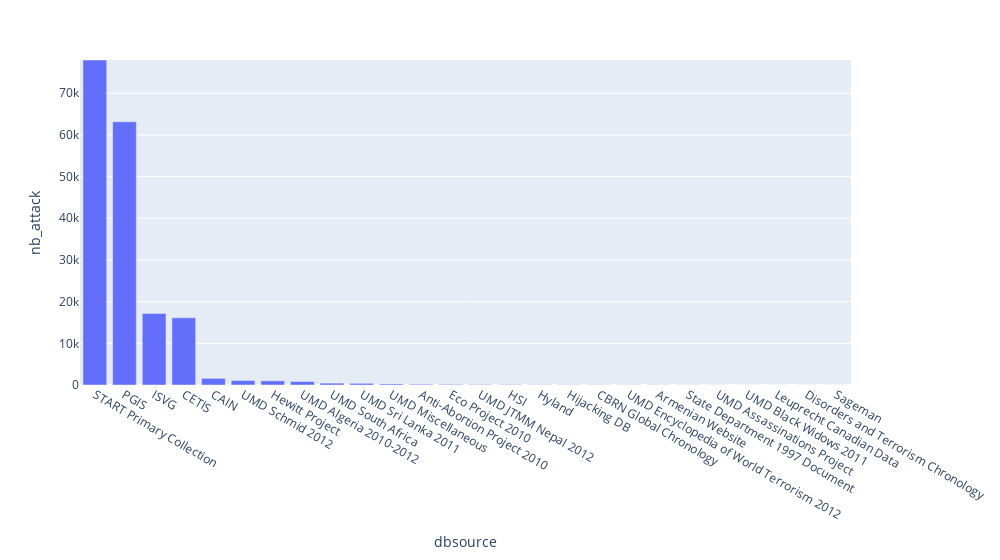

Write notebook code for a chart like this one.
### Code cell
px.bar(data_nb_attack,x="dbsource",y="nb_attack",range_y=[0,data_nb_attack['nb_attack'].max()],width=1000)

### Figure 1 — Plotly figure (JSON) as saved in the notebook; plotly's stock layout.template omitted (floating-point values rounded to 4 significant figures)
{"data": [{"alignmentgroup": "True", "hovertemplate": "dbsource=%{x}<br>nb_attack=%{y}<extra></extra>", "legendgroup": "", "marker": {"color": "#636efa", "pattern": {"shape": ""}}, "name": "", "offsetgroup": "", "orientation": "v", "showlegend": false, "textposition": "auto", "type": "bar", "x": ["START Primary Collection", "PGIS", "ISVG", "CETIS", "CAIN", "UMD Schmid 2012", "Hewitt Project", "UMD Algeria 2010-2012", "UMD South Africa", "UMD Sri Lanka 2011", "UMD Miscellaneous", "Anti-Abortion Project 2010", "Eco Project 2010", "UMD JTMM Nepal 2012", "HSI", "Hyland", "Hijacking DB", "CBRN Global Chronology", "UMD Encyclopedia of World Terrorism 2012", "Armenian Website", "State Department 1997 Document", "UMD Assassinations Project", "UMD Black Widows 2011", "Leuprecht Canadian Data", "Disorders and Terrorism Chronology", "Sageman"], "xaxis": "x", "y": [77972, 63148, 17139, 16110, 1588, 1085, 995, 830, 449, 399, 253, 180, 143, 104, 97, 63, 54, 46, 40, 39, 28, 18, 7, 5, 5, 3], "yaxis": "y"}], "layout": {"barmode": "relative", "legend": {"tracegroupgap": 0}, "margin": {"t": 60}, "width": 1000, "xaxis": {"anchor": "y", "domain": [0, 1], "title": {"text": "dbsource"}}, "yaxis": {"anchor": "x", "domain": [0, 1], "range": [0, 77972], "title": {"text": "nb_attack"}}}}
